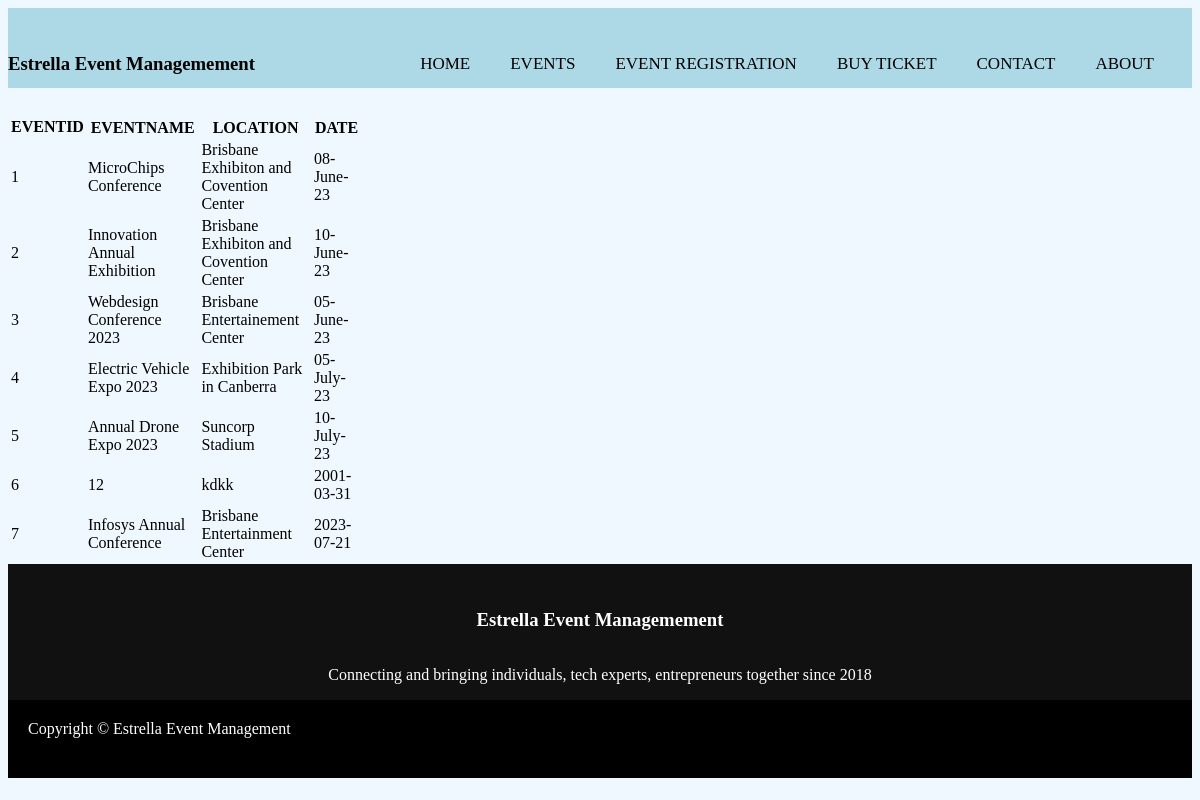
Page /Buyticket.php on the committed database.
### tables this page shows
CREATE TABLE EVENTS
(
EVENTID INTEGER PRIMARY KEY,
EVENTNAME varchar(64),
LOCATION varchar(64),
DESCRIPTION varchar(255),
DATE varchar(10)
);

### query.php (called while the page is built, shortened)
<?php
   function getEvents($searchTerm = null) {
      $db = new MyDB();
        if(!$searchTerm) {
         $sql ='SELECT * from EVENTS;';
      } else {
         $sql ='SELECT * FROM EVENTS WHERE EVENTNAME LIKE "'.$searchTerm.'" OR LOCATION LIKE "'.$searchTerm.'" OR DATE LIKE "';
      }
      $ret = $db->query($sql);
      $array = [];
      if(!$ret){
        echo $db->lastErrorMsg();
        return [];
      } else {
         while($row = $ret->fetchArray(SQLITE3_ASSOC) ){
            $array[] = $row;
         }
         return $array;
      }
   }
?>

### Buyticket.php (the view, shortened to what this page needs)
<!DOCTYPE html>
<html>
<head>
<link rel="stylesheet" href="style.css">
</head>
    <link rel="stylesheet" href="style.css">
<body>
<?php include 'navigation.php';?>
<?php require_once "query.php"; ?>
<?php
if (isset($_GET["EVENTNAME"])) {
    $events = getEvents($_GET["EVENTNAME"]);
} else
{
    $events = getEvents();
}
?>
<table>
            <thead>
            <tr>
                            <th rowspan="5">EVENTID</th>
                    </tr>
                    <tr>
                            <th>EVENTNAME</th>
                            <th>LOCATION</th>
                            <th>DATE</th>
                    </tr>
            </thead>
                <tbody>
                <?php
                foreach ($events as $event) {
                        echo '<tr>';
                        echo "<td>".$event['EVENTID']."</td>";
                        echo "<td>".$event['EVENTNAME']."</td>";
                        echo "<td>".$event['LOCATION']."</td>";
                        echo "<td>".$event['DATE']."</td>";
                        echo "</tr>";
                }
                    ?>
                </tbody>
</table>
<?php include 'footer.php';?>
</body>
</html>

### navigation.php (shortened to what this page needs)
<h3>Estrella Event Managemement</h3>
<nav>
    <div class="nav-container">
      <div class="collapse navbar-collapse" id="ftco-nav">
        <ul class="navbar-nav ml-auto">
          <li class="nav-item"><a href="home.php" class="nav-link">Home</a></li>
          <li class="nav-item active"><a href="events.php" class="nav-link">Events</a></li>
          <li class="nav-item"><a href="eventregistrationform.php" class="nav-link">Event Registration</a></li>
          <li class="nav-item"><a href="Buyticket.php" class="nav-link">Buy ticket</a></li>
          <li class="nav-item"><a href="contact.php" class="nav-link">Contact</a></li>
          <li class="nav-item"><a href="Aboutus.php" class="nav-link">About</a></li>
        </ul>
      </div>
    </div>
</nav>

### footer.php (shortened to what this page needs)
<footer>
    <div class="footer-container">
        <div class="footer-title">
            <h3>Estrella Event Managemement</h3>
        </div>
        <div class="footer-text">
            <p> Connecting and bringing individuals, tech experts, entrepreneurs together since 2018 </p>
        </div>
    </div>
    <div class="footer-bottom">
        <div class="footer-copyright">Copyright &copy; Estrella Event Management</div>
    </div>
</footer>

### style.css (style rules this page uses)
* { text-decoration: none; list-style: none; box-sizing: border-box; }
body { background-color: aliceblue; }
nav { height: 80px; width: 100%; background: lightblue; margin-bottom: 26px; }
h3 { float: left; margin-top: 45px; }
nav ul { float: right; margin-right: 20px; }
nav ul li { display: inline-block; line-height: 80px; margin: 0 5px; }
nav ul li a { color: black; font-size: 17px; padding: 7px 13px; border-radius: 3px; text-transform: uppercase; }
footer { background: #111; color: #fff; }
.footer-container { display: flex; flex-direction: column; align-items: center; }
.footer-text { padding-left: 150px; padding-right: 150px; }
.footer-bottom { display: flex; background: #000; padding: 20px; padding-bottom: 40px; align-items: flex-end; justify-content: space-between; }

### rows in the picture
events: EVENTID "1", EVENTNAME "MicroChips Conference", LOCATION "Brisbane Exhibiton and Covention Center", DATE "08-June-23"
events: EVENTID "2", EVENTNAME "Innovation Annual Exhibition", LOCATION "Brisbane Exhibiton and Covention Center", DATE "10-June-23"
events: EVENTID "3", EVENTNAME "Webdesign Conference 2023", LOCATION "Brisbane Entertainement Center", DATE "05-June-23"
events: EVENTID "4", EVENTNAME "Electric Vehicle Expo 2023", LOCATION "Exhibition Park in Canberra", DATE "05-July-23"
events: EVENTID "5", EVENTNAME "Annual Drone Expo 2023", LOCATION "Suncorp Stadium", DATE "10-July-23"
events: EVENTID "6", EVENTNAME "12", LOCATION "kdkk", DATE "2001-03-31"
events: EVENTID "7", EVENTNAME "Infosys Annual Conference", LOCATION "Brisbane Entertainment Center", DATE "2023-07-21"
